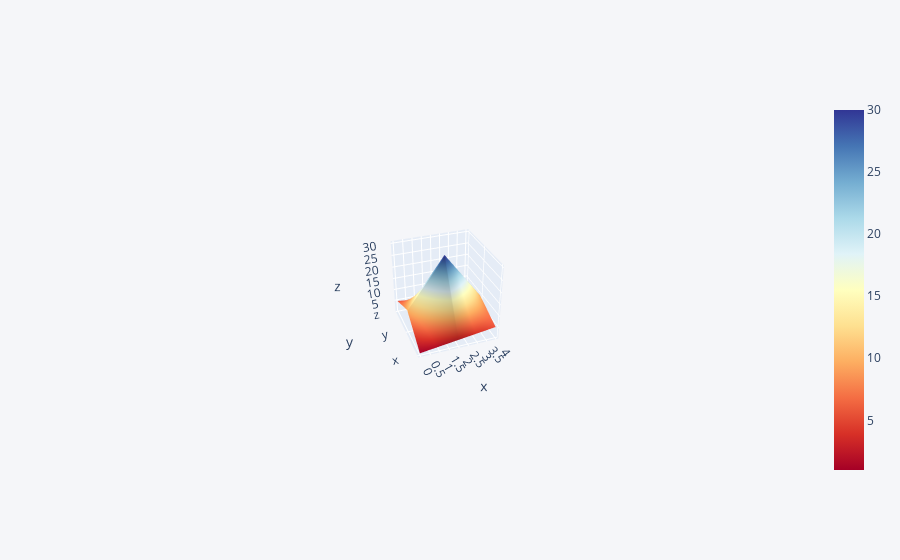

Here is the notebook cell this chart was saved with:
### Markdown cell above
## 3d Surface

### Code cell
df3 = pd.DataFrame({'x':[1,2,3,4,5],'y':[10,20,30,20,10],'z':[5,4,3,2,1]})
df3.iplot(kind='surface',colorscale='rdylbu')

### Figure 1 — Plotly figure (JSON) as saved in the notebook; plotly's stock layout.template omitted (floating-point values rounded to 4 significant figures)
{"data": [{"colorscale": [[0, "rgb(165,0,38)"], [0.1, "rgb(215,48,39)"], [0.2, "rgb(244,109,67)"], [0.3, "rgb(253,174,97)"], [0.4, "rgb(254,224,144)"], [0.5, "rgb(255,255,191)"], [0.6, "rgb(224,243,248)"], [0.7, "rgb(171,217,233)"], [0.8, "rgb(116,173,209)"], [0.9, "rgb(69,117,180)"], [1, "rgb(49,54,149)"]], "type": "surface", "x": [0, 1, 2, 3, 4], "y": ["x", "y", "z"], "z": [[1, 2, 3, 4, 5], [10, 20, 30, 20, 10], [5, 4, 3, 2, 1]]}], "layout": {"autosize": true, "legend": {"bgcolor": "#F5F6F9", "font": {"color": "#4D5663"}}, "paper_bgcolor": "#F5F6F9", "plot_bgcolor": "#F5F6F9", "scene": {"aspectmode": "auto", "aspectratio": {"x": 1, "y": 1, "z": 1}, "camera": {"center": {"x": 0, "y": 0, "z": 0}, "eye": {"x": -1.598, "y": -4.358, "z": 2.901}, "projection": {"type": "perspective"}, "up": {"x": 0, "y": 0, "z": 1}}}, "title": {"font": {"color": "#4D5663"}}, "xaxis": {"gridcolor": "#E1E5ED", "showgrid": true, "tickfont": {"color": "#4D5663"}, "title": {"font": {"color": "#4D5663"}, "text": ""}, "zerolinecolor": "#E1E5ED"}, "yaxis": {"gridcolor": "#E1E5ED", "showgrid": true, "tickfont": {"color": "#4D5663"}, "title": {"font": {"color": "#4D5663"}, "text": ""}, "zerolinecolor": "#E1E5ED"}}}
